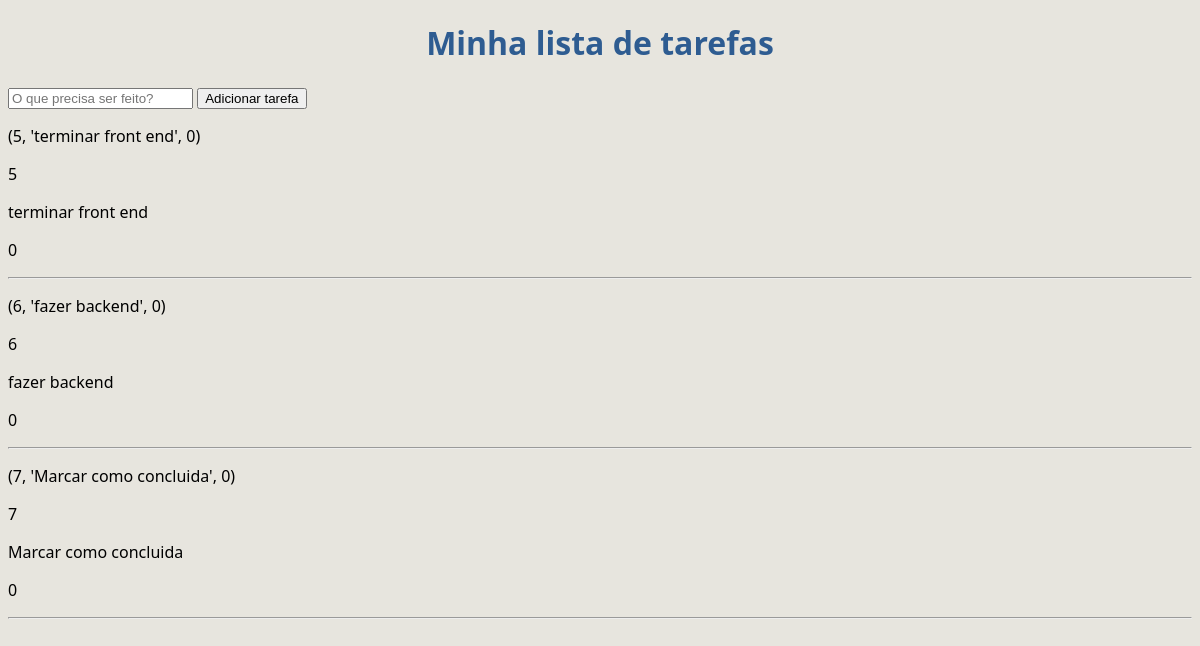
Screenshot of /lista (signed in) with the database file from the repository.
### tables this page shows
CREATE TABLE tarefas
                   (id integer primary key, conteudo text, esta_concluida integer, email_usuario text,
                   FOREIGN KEY(email_usuario) REFERENCES usuarios(email));

### app.py (the view)
@app.route('/lista')
def lista():
    if 'usuario' not in session:
        return redirect(url_for('login'))
    lista_tarefas = database.buscar_tarefas(session['usuario'])
    print(lista_tarefas)
    return render_template('lista.html', tarefas=lista_tarefas)

### database.py (called while the page is built)
def conectar_banco():
    conexao = sqlite3.connect("tarefas.db")
    return conexao

def buscar_tarefas(email):
    conexao = conectar_banco()
    cursor = conexao.cursor()
    cursor.execute('''SELECT id, conteudo, esta_concluida
                   FROM tarefas WHERE email_usuario=?''',
                   (email,))
    conexao.commit()
    tarefas = cursor.fetchall() # Busca todos os resultados do select e guarda em "tarefas"
    return tarefas

### templates/lista.html (shortened to what this page needs)
<!DOCTYPE html>
<html lang="en">
<head>
    <link rel="stylesheet" href="/static/styles.css">
</head>
<body>
    <h1>Minha lista de tarefas</h1>
    <div class="formulario">
        <form action="/criar_tarefa" method="POST">
            <input type="text" id="conteudo"
            name="conteudo" placeholder="O que precisa ser feito?" required>
            <button type="submit" class="btn">Adicionar tarefa</button>
        </form>
    </div>
    {% for tarefa in tarefas %}
        <p>{{ tarefa }}</p>
        <p>{{ tarefa[0] }}</p>
        <p>{{ tarefa[1] }}</p>
        <p>{{ tarefa[2] }}</p>
        <hr>
    {% endfor %}
</body>
</html>

### static/styles.css (style rules this page uses)
body { background-color: #e7e5de; font-family: 'Segoe UI', sans-serif; }
h1 { color: #2E5C91; text-align: center; }

### rows the page displays
tarefas: tarefa "(5, 'terminar front end', 0)", id "5", conteudo "terminar front end", esta_concluida "0"
tarefas: tarefa "(6, 'fazer backend', 0)", id "6", conteudo "fazer backend", esta_concluida "0"
tarefas: tarefa "(7, 'Marcar como concluida', 0)", id "7", conteudo "Marcar como concluida", esta_concluida "0"
